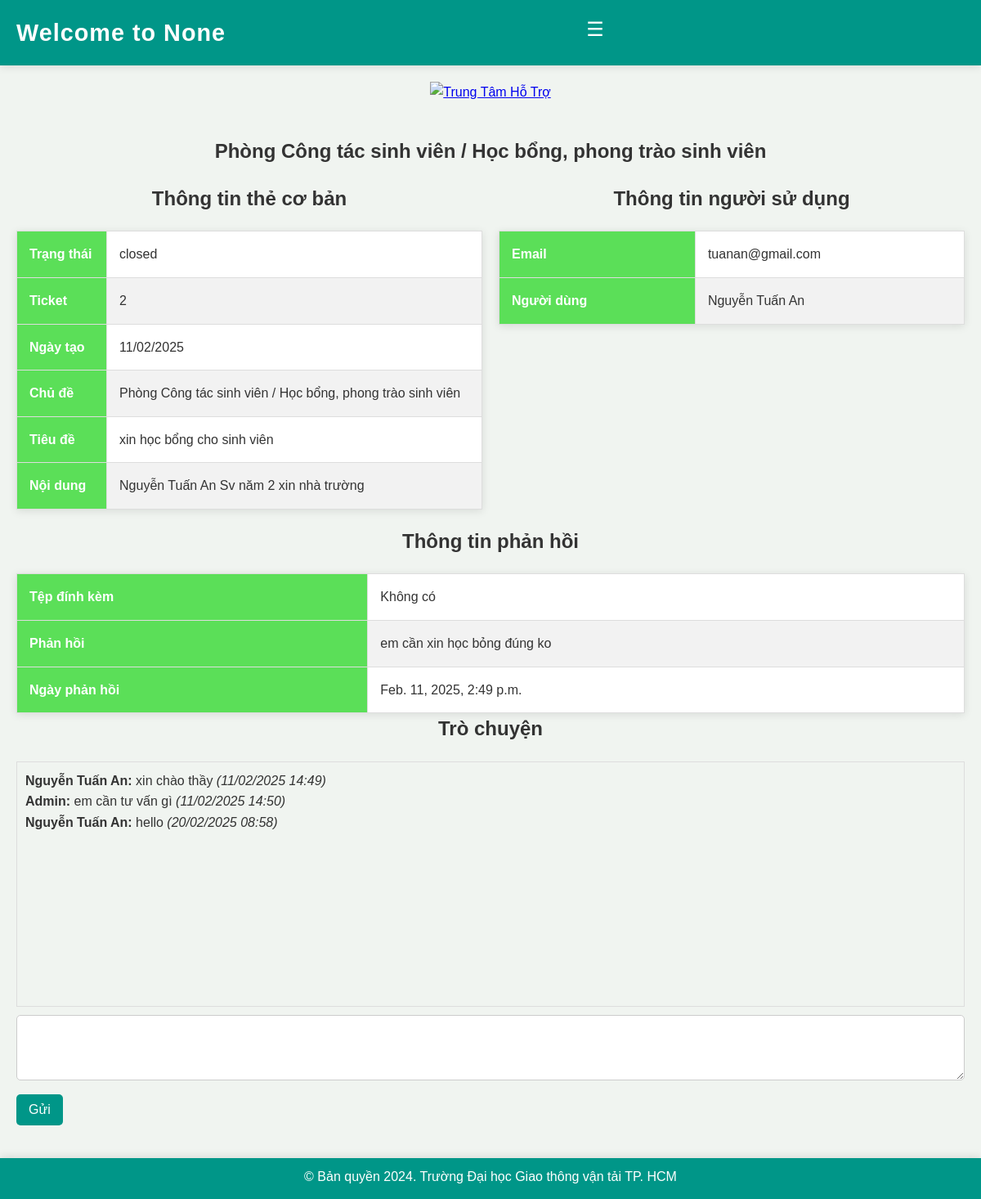
The app's page /support_request_detail/2/ with its own data.
### app/models.py (models this page shows, shortened)
class SupportRequest(models.Model):
    email = models.EmailField(max_length=120)
    user = models.CharField(max_length=80)
    topic = models.CharField(max_length=120)
    request_title = models.CharField(max_length=200)
    request_content = models.TextField()
    attachment = models.FileField(upload_to='uploads/', null=True, blank=True)
    response = models.TextField(null=True, blank=True)
    created_at = models.DateTimeField(auto_now_add=True)  # Thêm trường created_at
    response_date = models.DateTimeField(null=True, blank=True)  # Thêm trường response_date
    STATUS_CHOICES = [
        ('open', 'Open'),
        ('closed', 'Closed'),
    ]
    status = models.CharField(max_length=10, choices=STATUS_CHOICES, default='open')  # Thêm trường status

class ChatMessage(models.Model):
    support_request = models.ForeignKey(SupportRequest, related_name='messages', on_delete=models.CASCADE)
    sender = models.CharField(max_length=80)
    message = models.TextField()
    timestamp = models.DateTimeField(auto_now_add=True)

### app/views.py (the view, shortened to what this page needs)
# urls.py: path('support_request_detail/<int:request_id>/', views.support_request_detail, name='support_request_detail'),
def support_request_detail(request, request_id):
    support_request = get_object_or_404(SupportRequest, id=request_id)
    hovaten = request.session.get('hovaten', None)
    return render(request, 'app/support/support_request_detail.html', {
        'support_request': support_request,
        'hovaten': hovaten
    })

### app/templates/app/support/support_request_detail.html (shortened to what this page needs)
{% extends 'app/support/header_footer.html' %} {% block content %}
<!DOCTYPE html>
<html lang="en">
  <head>
    {% load static %}
  </head>
  <body>
    <div class="content">
      <div class="tieude1">{{ support_request.topic }}</div>
      <div class="detail-container">
        <div style="flex: 1; margin-right: 10px">
          <div class="tieude1">Thông tin thẻ cơ bản</div>
          <table class="detail-table">
            <tbody>
              <tr>
                <th>Trạng thái</th>
                <td>{{ support_request.status }}</td>
              </tr>
              <tr>
                <th>Ticket</th>
                <td>{{ support_request.id }}</td>
              </tr>
              <tr>
                <th>Ngày tạo</th>
                <td>{{ support_request.created_at|date:"d/m/Y" }}</td>
              </tr>
              <tr>
                <th>Chủ đề</th>
                <td>{{ support_request.topic }}</td>
              </tr>
              <tr>
                <th>Tiêu đề</th>
                <td>{{ support_request.request_title }}</td>
              </tr>
              <tr>
                <th>Nội dung</th>
                <td>{{ support_request.request_content }}</td>
              </tr>
            </tbody>
          </table>
        </div>
        <div style="flex: 1; margin-left: 10px">
          <div class="tieude1">Thông tin người sử dụng</div>
          <table class="detail-table">
            <tbody>
              <tr>
                <th>Email</th>
                <td>{{ support_request.email }}</td>
              </tr>
              <tr>
                <th>Người dùng</th>
                <td>{{ support_request.user }}</td>
              </tr>
            </tbody>
          </table>
        </div>
      </div>
      <div class="tieude1">Thông tin phản hồi</div>
      <table class="detail-table" style="width: 100%; margin: 0 auto">
        <tbody>
          <tr>
            <th>Tệp đính kèm</th>
            <td>
              {% if support_request.attachment %}
              <a href="{% static 'uploads/' %}{{ support_request.attachment }}"
                >Tải xuống</a
              >
              {% else %} Không có {% endif %}
            </td>
          </tr>
          <tr>
            <th>Phản hồi</th>
            <td>{{ support_request.response }}</td>
          </tr>
          <tr>
            <th>Ngày phản hồi</th>
            <td>{{ support_request.response_date }}</td>
          </tr>
        </tbody>
      </table>
      <div class="tieude1">Trò chuyện</div>
      <div class="chat-container" style="width: 100%; margin: 20px auto">
        <div
          class="chat-messages"
          style="
            border: 1px solid #ddd;
            padding: 10px;
            height: 300px;
            overflow-y: scroll;
          "
        >
          {% for message in support_request.messages.all %}
          <div>
            <strong>{{ message.sender }}:</strong> {{ message.message }}
            <em>({{ message.timestamp|date:"d/m/Y H:i" }})</em>
          </div>
          {% endfor %}
        </div>
        <form
          method="POST"
          action="{% url 'support_request_detail' support_request.id %}"
          style="margin-top: 10px"
        >
          <textarea name="message" rows="3" style="width: 100%"></textarea>
          <button type="submit" style="margin-top: 10px">Gửi</button>
        </form>
      </div>
    </div>
  </body>
</html>
{% endblock %}

### app/static/app/css/support_user.css (style rules this page uses)
* { padding: 0; margin: 0; box-sizing: border-box; }
body { font-family: "Arial", sans-serif; line-height: 1.6; background-color: #f0f4f0; color: #333; display: flex; flex-direction: column; height: 100vh; overflow: auto; }
.content { flex: 1; }
input[type="email"], input[type="text"], textarea, select { width: 100%; padding: 12px; border: 1px solid #ccc; border-radius: 5px; box-sizing: border-box; font-size: 16px; transition: border-color 0.3s; }
button { background-color: #009688; color: white; border: none; border-radius: 5px; padding: 10px 15px; cursor: pointer; font-size: 16px; transition: background-color 0.3s ease; margin-right: 10px; }

### app/templates/app/support/support_request_detail.html (style rules this page uses)
.content { max-width: 1200px; margin: 0 auto; padding: 20px; }
.tieude1 { font-size: 24px; font-weight: bold; margin-bottom: 20px; color: #333; text-align: center; }
.detail-container { display: flex; justify-content: space-between; margin-bottom: 20px; }
.detail-table { width: 100%; border-collapse: collapse; background-color: white; box-shadow: 0 2px 10px rgba(0, 0, 0, 0.1); }
.detail-table th, .detail-table td { padding: 15px; text-align: left; border: 1px solid #ddd; }
.detail-table th { background-color: #5bdf58; color: white; }
.detail-table tr:nth-child(even) { background-color: #f2f2f2; }

### records on screen
SupportRequest: topic "Phòng Công tác sinh viên / Học bổng, phong trào sinh viên", status "closed", id "2", created_at "11/02/2025", request_title "xin học bổng cho sinh viên", request_content "Nguyễn Tuấn An Sv năm 2 xin nhà trường", email "tuanan@gmail.com", user "Nguyễn Tuấn An", response "em cần xin học bỏng đúng ko", response_date "Feb. 11, 2025, 2:49 p.m."
ChatMessage: sender "Nguyễn Tuấn An", message "xin chào thầy", timestamp "11/02/2025 14:49"
ChatMessage: sender "Admin", message "em cần tư vấn gì", timestamp "11/02/2025 14:50"
ChatMessage: sender "Nguyễn Tuấn An", message "hello", timestamp "20/02/2025 08:58"

### other values on screen
{{ hovaten }} "None"
